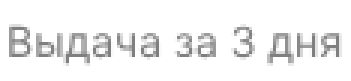
#> input picture plugins/entrust/evals/design-to-code/cases/server-card-planted/plant/line-280.png, 117 x 27 px, given in place of reference.png, which was not available (shown 3 times larger)
$ python compose.py line-280.png line-486.png
#> lines starting #> are read from the running program, lines starting #| are printed output that depends on the picture; after the words box and inside, x2 and y2 are one past the last pixel; in counts of white or black regions, pixels touching at a corner belong together
# Inserts a band of BAND px at the top of each card frame, holding the planted line at the SKU's left edge and the
# SKU's former cap top; everything below moves down by BAND. Usage: python3 compose.py <src design dir> <dst design dir>
import sys, shutil, os
from PIL import Image
src, dst = sys.argv[1], sys.argv[2]
BAND = 30
frames = {764: (15, 17), 601: (15, 17), 486: (16, 17), 280: (23, 21)}  # SKU cap top, SKU left
for w, (top, left) in frames.items():
    im = Image.open(f"{src}/card-{w}/reference.png").convert("RGB")
#> im is the input picture: PIL image 117x27 RGB; min 127, max 255, mean 241.4
    W, H = im.size
#> W = 117; H = 27
    blank = lambda y: all(sum(im.getpixel((x, y))) == 765 for x in range(3, W - 3))
    cut = next(y for y in range(top - 1, 0, -1) if blank(y))
    row = im.crop((0, cut, W, cut + 1))
    out = Image.new("RGB", (W, H + BAND))
#> out: PIL image 117x57 RGB; every value is 0
    out.paste(im.crop((0, 0, W, cut)), (0, 0))
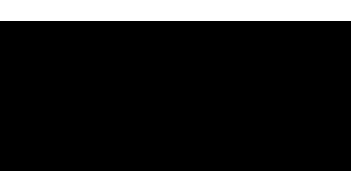
#> out: PIL image 117x57 RGB (shown 3 times larger); 12.3% white; 1 white region, box (x1, y1, x2, y2) and area: (0, 0, 117, 7) 819
    for y in range(BAND): out.paste(row, (0, cut + y))
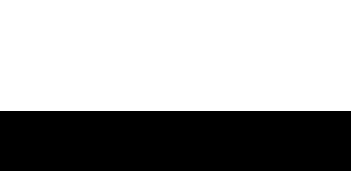
#> out: PIL image 117x57 RGB (shown 3 times larger); 64.9% white; 1 black region, box (x1, y1, x2, y2) and area: (0, 37, 117, 57) 2340
    out.paste(im.crop((0, cut, W, H)), (0, cut + BAND))
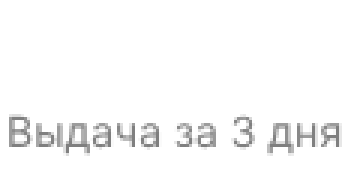
#> out: PIL image 117x57 RGB (shown 3 times larger); min 127, max 255, mean 248.6
    line = Image.open(f"line-{w}.png").convert("RGB")
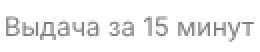
#> input picture plugins/entrust/evals/design-to-code/cases/server-card-planted/plant/line-764.png, 130 x 26 px (shown 2 times larger)
#> line is the input picture: PIL image 130x26 RGB; min 127, max 255, mean 242.4
    lp = line.load()
    ink = [(x, y) for x in range(line.width) for y in range(line.height) if sum(lp[x, y]) < 600]
#> ink = 389 pairs, first value 3 to 126, second value 8 to 20
    ix, iy = min(x for x, _ in ink), min(y for _, y in ink)
#> ix = 3; iy = 8
    # Cap top of the planted line where the SKU's cap top was; its left ink edge on the SKU's.
    out.paste(line, (left - ix, top - iy))
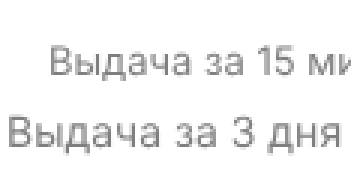
#> out: PIL image 117x57 RGB (shown 3 times larger); min 127, max 255, mean 243.4
    os.makedirs(f"{dst}/card-{w}", exist_ok=True)
    out.save(f"{dst}/card-{w}/reference.png")
    print(w, (W, H), "->", out.size)
#| 764 (117, 27) -> (117, 57)
#> pass 2 of the loop `for w, (top, left) in frames.items():`:
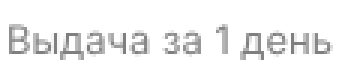
#> input picture plugins/entrust/evals/design-to-code/cases/server-card-planted/plant/line-486.png, 114 x 26 px, given in place of reference.png, which was not available (shown 3 times larger)
#> im is the input picture: PIL image 114x26 RGB; min 127, max 255, mean 242.5
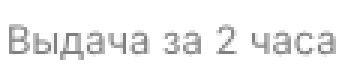
#> input picture plugins/entrust/evals/design-to-code/cases/server-card-planted/plant/line-601.png, 115 x 26 px (shown 3 times larger)
#> line is the input picture: PIL image 115x26 RGB; min 127, max 255, mean 242.8
#> ink = 330 pairs, first value 3 to 111, second value 8 to 19
#> `out.paste(line, (left - ix, top - iy))`:
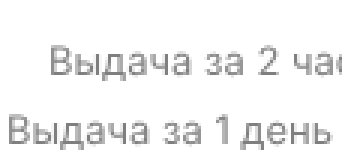
#> out: PIL image 114x56 RGB (shown 3 times larger); min 127, max 255, mean 244.1
#| 601 (114, 26) -> (114, 56)
#> (the run stopped early here; a loop or call above may not have finished)
